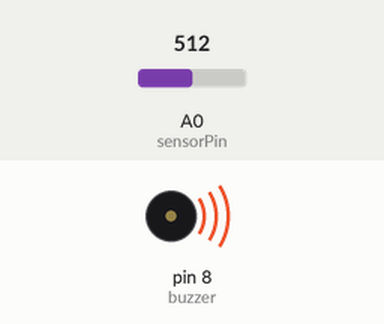
Simulated run of this sketch. Board: Arduino Uno, built with avr-gcc and run on an emulated ATmega328P. On the bench: buzzer (waves = sounding, pin HIGH). The test bench sets the inputs (shaded band); at power-on: A0 (sensorPin) = 512.

Above: at 1.3 s.
1.4 s: A0 (sensorPin) set to 179
2.9 s: A0 (sensorPin) set to 148
At 3.3 s:
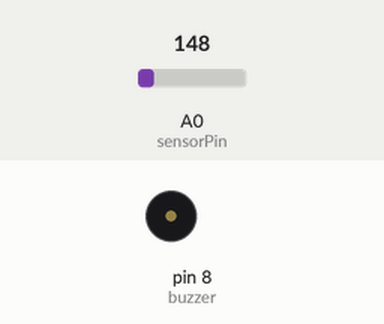
4.5 s: A0 (sensorPin) set to 306
At 5.6 s:
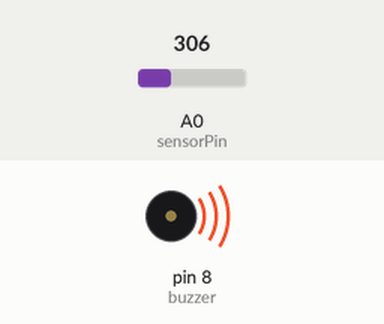
6.0 s: A0 (sensorPin) set to 122
At 6.8 s:
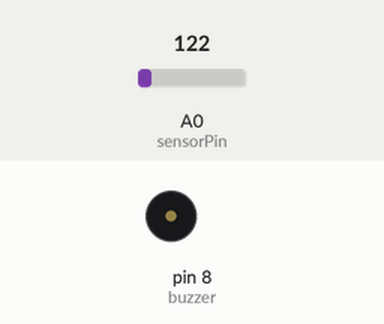
Timing chart, 0 to 8.5 s (numbered marks = the images above; inputs shaded):
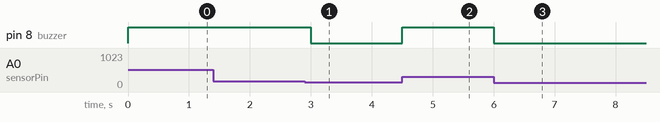

Measured:
- the behaviour switches between 164 and 163 on A0 (sensorPin) (found by bisection; images 0 and 1)
- after the input at 1.4 s, every drawn part: stays the same
- after the input at 2.9 s, pin 8 (buzzer): HIGH → LOW after 0.10 s
- after the input at 4.5 s, pin 8 (buzzer): LOW → HIGH at once
- after the input at 6.0 s, pin 8 (buzzer): HIGH → LOW at once

The sketch:

code.ino
```cpp
int sensorPin=A0;
int buzzer=8;

void setup()
{
  pinMode(buzzer,OUTPUT);
}

void loop()
{
  int value=analogRead(sensorPin);

  float voltage=value*5.0/1023.0;
  float temp=(voltage-0.5)*100;

  if(temp>30)
    digitalWrite(buzzer,HIGH);
  else
    digitalWrite(buzzer,LOW);

  delay(500);
}
```
